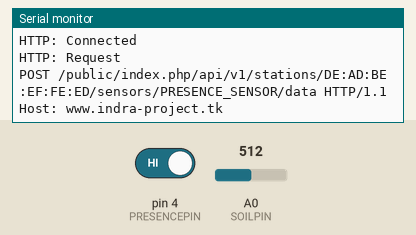
A sketch run on a simulated Arduino Uno, built with avr-gcc and run on an emulated ATmega328P. Parts: the last lines printed to the serial monitor. The inputs (shaded band) are chosen by the test bench; at power-on: A0 (SOILPIN) = 512, pin 4 (PRESENCEPIN) HIGH. WiFi joins after 1.5 s; servers stay silent unless stated; uploads are accepted with an empty reply.

Above: at 3.3 s.
3.4 s: A0 (SOILPIN) set to 716
At 4.8 s:
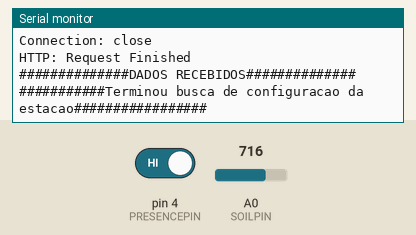
10.4 s: pin 4 (PRESENCEPIN) driven LOW
17.4 s: A0 (SOILPIN) set to 900
At 18.03 s:
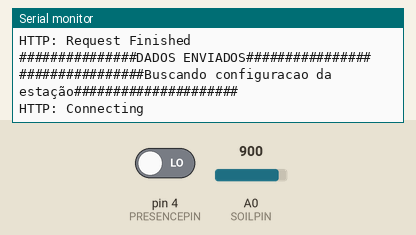
Timing chart, 0 to 20.4 s (numbered marks = the images above; inputs shaded):
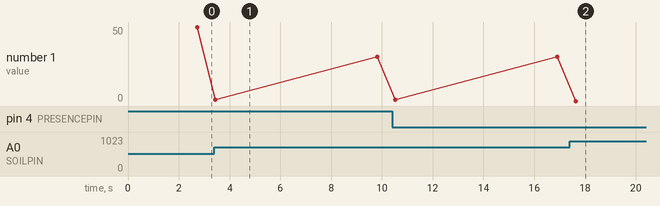

Measured:
- plotted number 1: 50 → 30 after the input at 3.4 s

The sketch:

estacao.ino
```cpp
#include <Ethernet.h>
#include <SPI.h>
#include <ArduinoJson.h>
#include <DHT.h>

//Webservice Configs
  //IPAddress server(192, 168, 0, 104);
  char server[] = "www.indra-project.tk";
  char pathToRoute[] = "/public/index.php";
  int port = 80;

//Ethernet Shield Config
  byte mac[] = { 0xDE, 0xAD, 0xBE, 0xEF, 0xFE, 0xED };
  char MAC_ADDRESS_STATION[] = "DE:AD:BE:EF:FE:ED";

//Ethernet Client
  EthernetClient client;

//GET and POST methods
  void getData(String path, String* response);
  void postData(String path, String params, String* response);

//Function Station Config
  void stationConfig();

//Function Create Station
  void createStation();

//Function Create Sensor
  void createSensor(String name, String type, int intervals, String unit);

//Function Create Sensor
  void createDataSensor(String label, String value);

//Config Station
  bool STATION_ACTIVE = true;

//StaticJsonBuffer<1000> jsonBuffer;
StaticJsonBuffer<1000> jsonBuffer;

//Sensors Config
  //WATER_FLUX
  bool    SENSOR_WATER_FLUX_ACTIVE = true;
  String  SENSOR_WATER_FLUX_LABEL = "WATER_FLUX";
  int     SENSOR_WATER_FLUX_INTERVALS = 60;

  //AIR_HUMIDITY
  bool    SENSOR_AIR_HUMIDITY_ACTIVE = true;
  String  SENSOR_AIR_HUMIDITY_LABEL = "AIR_HUMIDITY";
  int     SENSOR_AIR_HUMIDITY_INTERVALS = 60;

  //SOIL_MOISTURE
  bool    SENSOR_SOIL_MOISTURE_ACTIVE = true;
  String  SENSOR_SOIL_MOISTURE_LABEL = "SOIL_MOISTURE";
  int     SENSOR_SOIL_MOISTURE_INTERVALS = 60;
  #define SOILPIN A0

  //VIBRATION
  bool    SENSOR_VIBRATION_ACTIVE = true;
  String  SENSOR_VIBRATION_LABEL = "VIBRATION";
  int     SENSOR_VIBRATION_INTERVALS = 60;

  //FIRE_FLAME
  bool    SENSOR_FIRE_FLAME_ACTIVE = true;
  String  SENSOR_FIRE_FLAME_LABEL = "FIRE_FLAME";
  int     SENSOR_FIRE_FLAME_INTERVALS = 60;

  //TEMPERATURE
  bool    SENSOR_TEMPERATURE_ACTIVE = true;
  String  SENSOR_TEMPERATURE_LABEL = "TEMPERATURE";
  int     SENSOR_TEMPERATURE_INTERVALS = 60;
  #define DHTPIN A1
  #define DHTTYPE DHT22
  DHT dht(DHTPIN, DHTTYPE);

  //PRESENCE_SENSOR
  bool    SENSOR_PRESENCE_SENSOR_ACTIVE = true;
  String  SENSOR_PRESENCE_SENSOR_LABEL = "PRESENCE_SENSOR";
  int     SENSOR_PRESENCE_SENSOR_INTERVALS = 60;
  #define PRESENCEPIN 4
void setup()
{
    Serial.begin(9600);
    pinMode(PRESENCEPIN, INPUT);


    Serial.println("Ethernet: Connecting");
    Ethernet.begin(mac);
    Serial.print("Ethernet: Connected \nIP: ");
    Serial.println(Ethernet.localIP());

    dht.begin();

    //STATION CONFIG
    stationConfig();
}

void loop()
{
    if (SENSOR_TEMPERATURE_ACTIVE) {
        String value = "";
               value += dht.readTemperature();
        createDataSensor(SENSOR_TEMPERATURE_LABEL, value);
    }

    if (SENSOR_AIR_HUMIDITY_ACTIVE) {
        String value = "";
               value += dht.readHumidity();
        createDataSensor(SENSOR_AIR_HUMIDITY_LABEL, value);
    }

    if (SENSOR_SOIL_MOISTURE_ACTIVE) {
        int output_value ;
            output_value = analogRead(SOILPIN);
            output_value = map(output_value,1024,0,0,100);
        String value = "";
               value += output_value;
        createDataSensor(SENSOR_SOIL_MOISTURE_LABEL, value);
    }

    if (SENSOR_PRESENCE_SENSOR_ACTIVE) {
        int sensorRead = digitalRead(PRESENCEPIN);
        String value = "";
               value += sensorRead;
        createDataSensor(SENSOR_PRESENCE_SENSOR_LABEL, value);
    }

    stationConfig();


    delay(5000);
}

void createDataSensor(String label, String value)
{
    String response = "";
    String path = "/api/v1/stations/";
           path += MAC_ADDRESS_STATION;
           path += "/sensors/";
           path += label;
           path += "/data";

    String params = "value=";
           params += value;
           params += "&date=2017-12-13 18:40:40";
           params += "&altitude=0";
           params += "&latitude=0";
           params += "&longitude=0";
    postData(path, params, &response);
}

void stationConfig()
{
    String response = "[]";
    while(response == "[]") {
        response = "";
        Serial.println("################Buscando configuracao da estação#####################");
        String path = "/api/v1/stations/";
               path += MAC_ADDRESS_STATION;
               path += "/config";

        getData(path, &response);
        Serial.println(response);
        Serial.println("###########Terminou busca de configuracao da estacao#################");
        if (response == "[]"){
            createStation();
        }else{
            JsonObject& jsonConfig = jsonBuffer.parseObject(response);

            STATION_ACTIVE = jsonConfig["active"];

            SENSOR_TEMPERATURE_ACTIVE = jsonConfig["sensors"][SENSOR_TEMPERATURE_LABEL]["active"];
            SENSOR_TEMPERATURE_INTERVALS = jsonConfig["sensors"][SENSOR_TEMPERATURE_LABEL]["intervals"];

            SENSOR_AIR_HUMIDITY_ACTIVE = jsonConfig["sensors"][SENSOR_TEMPERATURE_LABEL]["active"];
            SENSOR_AIR_HUMIDITY_INTERVALS = jsonConfig["sensors"][SENSOR_TEMPERATURE_LABEL]["intervals"];

        }
    }
}

void createStation()
{
    Serial.println("################Cadastrando estação#####################");
    String response = "";
    String path = "/api/v1/stations";
    String params = "name=Estação Meteorológica Fixa";
           params += "&description=Lorem ipsum dolor sit amet, nam no utamur adipiscing contentiones, apeirian sapientem vulputate per ad. Lorem ipsum dolor sit amet, nam no utamur adipiscing contentiones, apeirian sapientem vulputate per ad.";
           params += "&type=FIX";
           params += "&active=1";
           params += "&mac_address=";
           params += MAC_ADDRESS_STATION;
    postData(path, params, &response);
    Serial.println(response);
    Serial.println("################Terminou cadastro da estação#####################");
    createSensor("Fluxo de agua", SENSOR_WATER_FLUX_LABEL, SENSOR_WATER_FLUX_INTERVALS, "L/min");
    createSensor("Umidade do ar", SENSOR_AIR_HUMIDITY_LABEL, SENSOR_AIR_HUMIDITY_INTERVALS, "%");
    createSensor("Umidade do solo", SENSOR_SOIL_MOISTURE_LABEL, SENSOR_SOIL_MOISTURE_INTERVALS, "%");
    createSensor("Vibração", SENSOR_VIBRATION_LABEL, SENSOR_VIBRATION_INTERVALS, "~~");
    createSensor("Chamas", SENSOR_FIRE_FLAME_LABEL, SENSOR_FIRE_FLAME_INTERVALS, "--");
    createSensor("Temperatura", SENSOR_TEMPERATURE_LABEL, SENSOR_TEMPERATURE_INTERVALS, "ºC");
    createSensor("Presença", SENSOR_PRESENCE_SENSOR_LABEL, SENSOR_PRESENCE_SENSOR_INTERVALS, "--");
}

void createSensor(String name, String type, int intervals, String unit)
{
    Serial.println("################Cadastrando sensor#####################");
    String response = "";
    String path = "/api/v1/stations/";
           path += MAC_ADDRESS_STATION;
           path += "/sensors";

    String params = "name=";
              params += name;
           params += "&type=";
              params += type;
           params += "&intervals=";
              params += intervals;
           params += "&unit=";
              params += unit;
           params += "&active=1";

    postData(path, params, &response);
    Serial.println(response);
    Serial.println("################Terminou cadastro do sensor#####################");
}

void postData(String path, String params, String* response)
{
    Serial.println("HTTP: Connecting");
    if (client.connect(server, port)) {
        Serial.println();
        Serial.println("#############Enviando dados POST#############");
        Serial.println("HTTP: Connected");
        client.print("POST ");
        client.print(pathToRoute);
        client.print(path);
        client.println(" HTTP/1.1");
        client.print("Host: ");
        client.println(server);
        client.println("Content-Type: application/x-www-form-urlencoded");
        client.println("Connection: close");
        client.println("User-Agent: Arduino/1.0");
        client.print("Content-Length: ");
        client.println(params.length());
        client.println();
        client.print(params);
        client.println();

        delay(100);

        Serial.println("HTTP: Request");
        Serial.print("POST ");
        Serial.print(pathToRoute);
        Serial.print(path);
        Serial.println(" HTTP/1.1");
        Serial.print("Host: ");
        Serial.println(server);
        Serial.println("Content-Type: application/x-www-form-urlencoded");
        Serial.println("Connection: close");
        Serial.println("User-Agent: Arduino/1.0");
        Serial.print("Content-Length: ");
        Serial.println(params.length());
        Serial.println();
        Serial.print(params);
        Serial.println();

        //delay(40);
        char c;
        bool httpBody = false;
        bool currentLineIsBlank = false;

        while (client.connected()) {
            if (client.available()) {

                c = client.read();

                if (httpBody) {
                    response->concat(c);
                }
                else {
                    if (c == '\n' && currentLineIsBlank) {
                        httpBody = true;
                    }

                    if (c == '\n') {
                        // you're starting a new line
                        currentLineIsBlank = true;
                    }
                    else if (c != '\r') {
                        // you've gotten a character on the current line
                        currentLineIsBlank = false;
                    }
                }
            }
        }
        client.stop();
        Serial.println("HTTP: Request Finished");
        Serial.println("###############DADOS ENVIADOS################");
    }
    else {
        Serial.println("HTTP: Connection Failed");
    }
}
void getData(String path, String* response)
{

    Serial.println("HTTP: Connecting");
    if (client.connect(server, port)) {
        Serial.println();
        Serial.println("#############Pegando dados GET#############");
        Serial.println("HTTP: Connected");
        //client.println("GET /api/v1/stations/10:20:30:40:50:80/config HTTP/1.1");
        client.print("GET ");
        client.print(pathToRoute);
        client.print(path);
        client.println(" HTTP/1.1");
        client.print("Host: ");
        client.println(server);
        client.println("Connection: close");
        client.println();

        delay(100);

        Serial.println("HTTP: Request");
        Serial.print("GET ");
        Serial.print(pathToRoute);
        Serial.print(path);
        Serial.println(" HTTP/1.1");
        Serial.print("Host: ");
        Serial.println(server);
        Serial.println("Connection: close");
        Serial.println();
        Serial.println();

        //delay(40);
        char c;
        bool httpBody = false;
        bool currentLineIsBlank = false;

        while (client.connected()) {
            if (client.available()) {

                c = client.read();

                if (httpBody) {
                    response->concat(c);
                }
                else {
                    if (c == '\n' && currentLineIsBlank) {
                        httpBody = true;
                    }

                    if (c == '\n') {
                        // you're starting a new line
                        currentLineIsBlank = true;
                    }
                    else if (c != '\r') {
                        // you've gotten a character on the current line
                        currentLineIsBlank = false;
                    }
                }
            }
        }
        client.stop();
        Serial.println("HTTP: Request Finished");
        Serial.println("##############DADOS RECEBIDOS##############");
    }
    else {
        Serial.println("HTTP: Connection Failed");
    }
}
```
